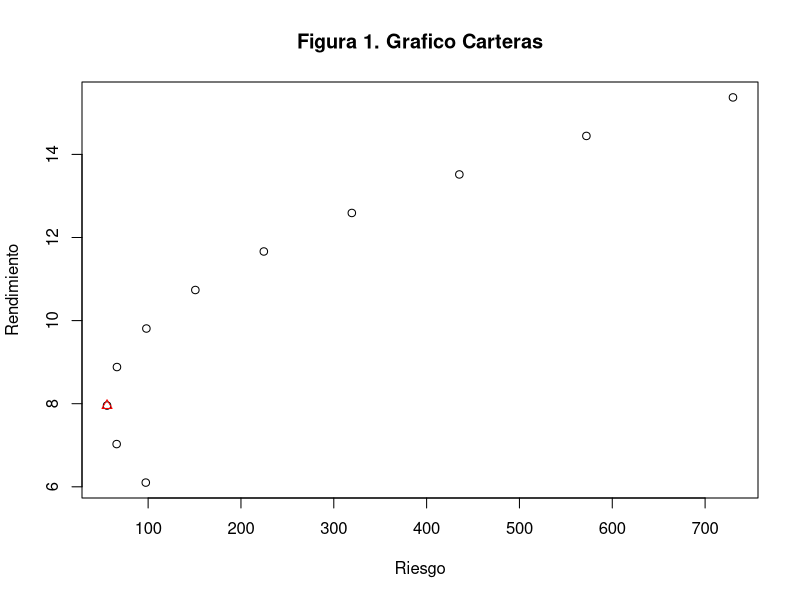
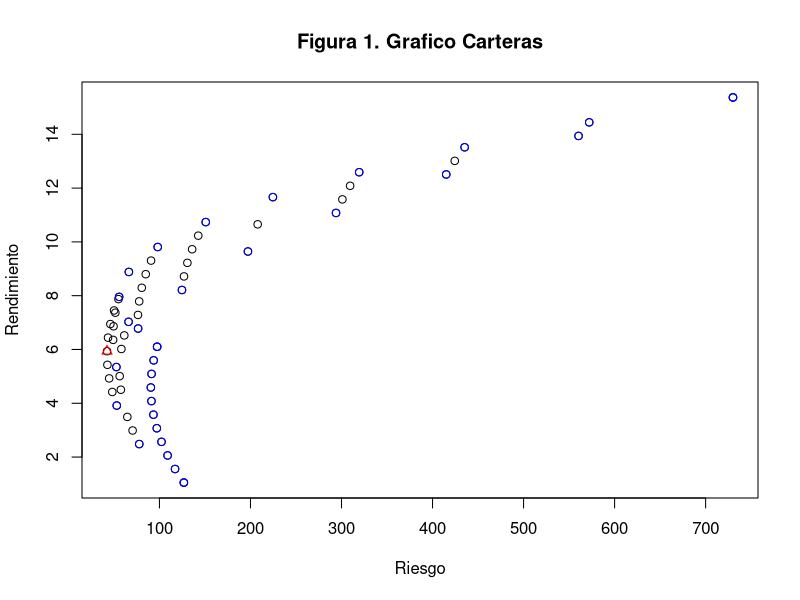
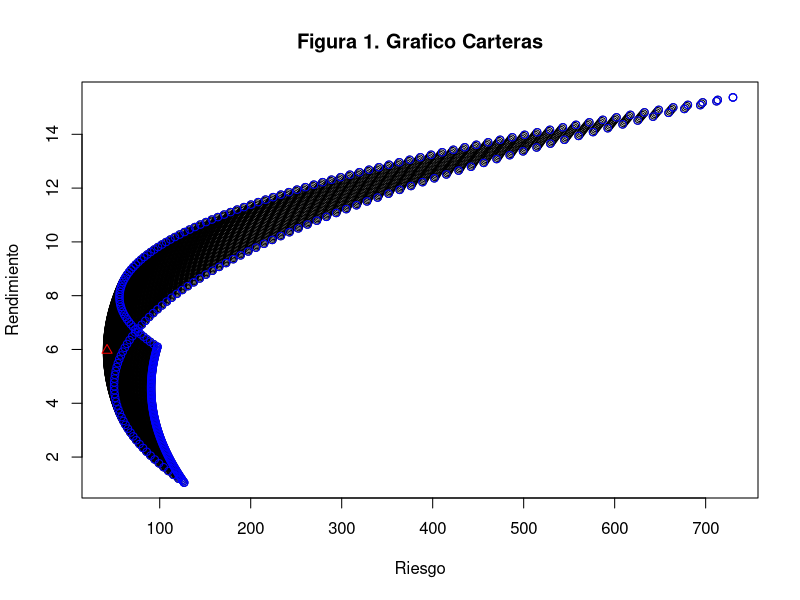
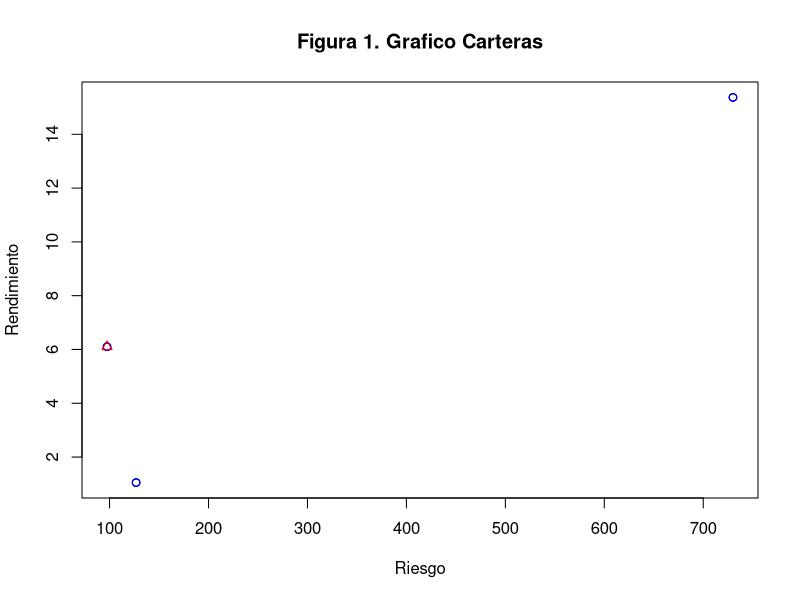

Reproduce these figures in R, in order. (Note: this script raises an error after producing the figures.)

###Rutinas para modelo de Markowitz###

#Librerias 

library(quadprog)
library(fBasics)

# P   = Precios, con nombre activos
# x   = ponderaciones de una cartera de ejemplo.
# dd  = numero de decimales.
# Ojo : Rendimientos y riesgos (en R var es varianza corregida) en tantos por ciento.
# Usa la cuasivarianza


RutinaBII <- function(P,x,dd){
  
  n <- dim(P)[1] #filas de la matriz, numero de periodos
  m <- dim(P)[2] #columnas de la matriz, numero de activos
  
  # MA es la matriz de rendimientos (n-1) de los (m) activos. 
  # rA rendimientos esperados y RA matriz de varianzas.
  
  MA <- matrix(c(0),n-1,m)
  for(j in 1:m){
    for(i in 2:n){
      MA[i-1,j] <- 100*(P[i,j]-P[i-1,j])/P[i-1,j] #Rtos, variacion precio
    }
  }
  rA<- matrix(c(colMeans(MA)),1,m) #rtos esperados, media
  RA<- var(MA)
  
  Sal <- matrix(c(0),n+2,2*m+1)	
  Sal[1:n,1:m] 	       <- P	# Precios
  Sal[2:n,(m+1):(2*m)]   <- MA	# Rendimientos
  Sal[n+1,(m+1):(2*m)]   <- rA	# Rendimientos esperados (Medias).
  Sal[n+2,(m+1):(2*m)]   <- diag(RA)	# Riesgos activos
  
  # Rendimiento esperado y riesgo de la cartera del ejemplo. 
  for(i in 2:n){
    Sal[i,(2*m)+1] <- sum(x * MA[i-1,]) 
  }
  
  rC <- sum(x %*% t(rA))
  RC <- x %*% var(MA) %*% t(x)
  Sal[n+1,(2*m)+1] <- rC
  Sal[n+2,(2*m)+1] <- RC
  
  
  
  
  ### Madre: Salida
  cnP <- colnames(P)
  
  Sal <- round(Sal,2)
  
  SalP <- Sal[1:n,1:m]
  colnames(SalP)  <- cnP
  rownames(SalP)  <- seq(0,n-1)
  
  SalR <- Sal[,(m+1):(2*m+1)]
  colnames(SalR)  <- c(cnP,"Cart.Ejemplo")
  rownames(SalR)  <- c(seq(0,n-1),"Rend.medios","Riesgos")
  
  print("Tabla de precios:")
  print(SalP)
  cat("\n")
  
  Datos           <- matrix(c(x),1,m)
  colnames(Datos) <- cnP
  rownames(Datos) <- c("Pond Cartera ejemplo")
  print("Activos/Ponderaciones ejemplo:")
  print(Datos)
  cat("\n")
  
  print("Tabla de rendimientos:")
  print(SalR)
  cat("\n")
  
  
  
  V           <- var(MA)
  colnames(V) <- cnP
  rownames(V) <- cnP
  
  
  Sol <- matrix(c(0),m+1,m)
  Sol[1,]       <- rA		# rendimientos
  Sol[2:(m+1),] <- V		# Matriz de covarianzas
  
  
  
  ####  Markowitz.
  
  
  n <- dim(V)[1] # numero de activos
  d <- 10^(-dd)
  a <- seq(0,1,d)
  l <- length(a)	# 100d+1
  
  # Activos
  
  A <- matrix(c(0),n,2)
  colnames(A) <- c("Riesgo","Rendimiento")
  A[,2] <- rA
  A[,1] <- diag(V)
  
  # Ponderaciones: Combinar n valores entre 0 y 1 con d decimales.
  #todas las combinaciones posibles de carteras
  
  CP <- function(n,d){
    vm  <- rep(0,n)
    vM  <- rep(1,n)
    Dec <- d
    
    for (i in 1:n){
      if (i==1){ AD <- list(seq(vm[i], vM[i], Dec)) }
      else{ 
        AL <- list(seq(vm[i], vM[i], Dec))
        AD <- c(AL,AD)
      }
    }
    D   <- expand.grid(AD)
    Dp  <- data.frame(D,suma=rowSums(D))
    as.matrix(D[Dp$suma==1,])
  }
  
  P  <- CP(n,d)
  ll <- dim(P)[1]
  
  S <- matrix(c(0),ll,2)
  colnames(S) <- c("Riesgo","Rendimiento")
  
  
  for(i in 1:ll){
    S[i,2]       <- sum(P[i,]*rA)
    aa           <- matrix(c(P[i,]),1,n)
    S[i,1]       <- aa %*% V %*% t(aa)
  }
  
  SS <- matrix(c(0),ll,n+2)
  SS[,1:n]         <- P
  SS[,(n+1):(n+2)] <- S
  
  #print(SS)
  
  
  # Curva dos a dos activos.
  
  if(n>2){
    
    kk <- sum(ifelse(SS[,1]==0,1,0))
    m  <- choose(n,2)
    nn <- seq(1,n,1)
    C  <- array(c(0),c(m,kk,2)) #array matriz de mas de 2 dimensiones
    
    conta <- 0
    for(i in 1:(n-1)){
      for(j in (i+1):n){
        conta <- conta + 1
        I <- nn[which(nn != i & nn != j)]
        C[conta,,] <- SS[which(SS[,I] == 0),(n+1):(n+2)]
      }}
    
  }
  
  MV <- SS[which(S[,1]==min(S[,1])),]
  MVp <- matrix(c(MV[1:n]),1,n)
  PMV <- matrix(c(MV[(n+1):(n+2)]),1,2)
  colnames(MVp)<-cnP
  
  A<-matrix(c(0),m+1,m)
  A[1,]        <- rA
  A[2:(m+1),]  <- V
  colnames(A)  <- cnP
  rownames(A)  <- c("Rend.",cnP)
  
  print("Rend. y Matriz de covar de Activos")
  print(A)
  
  cat("\n")
  print("Riesgo / Rendimiento cartera de MARCOKOWITZ (MVP)")
  print(PMV)
  
  plot(S, main = "Figura 1. Grafico Carteras")
  par(new=TRUE)
  if(n>2){for(i in 1:m){points(C[i,,], col="blue")}}
  par(new=TRUE)
  points(PMV, col="red", pch = 24)
  
  Sol
  cat("\n")
  print("Ponderaciones cartera de MARCOKOWITZ (MVP)")
  return(MVp)
}

# Ejemplo Practica 2020.
# Precios:
#	t	A	B	C
#	1	14	1,3	8,4
#	2	15,8	1,8	8,8
#	3	14,5	2,4	8,15
#	4	16,3	1,9	9,4
#	5	17,5	2,1	8,6

# Empecemos con dos activos, A y B

Pp <- matrix(c(14,15.8,14.5,16.3,17.5,1.3,1.8,2.4,1.9,2.1),5,2)
colnames(Pp) <- c("A", "B")
xp <- matrix(c(0.4,0.6),1,2)
A <- RutinaBII(Pp,xp,1)


# Ahora con los tres (A, B y C)

P <- matrix(c(14,15.8,14.5,16.3,17.5,1.3,1.8,2.4,1.9,2.1,8.4,8.8,8.15,9.4,8.6),5,3)
colnames(P) <- c("A", "B", "C")

x <- matrix(c(0.2,0.5,0.3),1,3)

A <- RutinaBII(P,x,1) #1 decimal
(A <- RutinaBII(P,x,2)) #2 decimales
A <- RutinaBII(P,x,0) #2 decimales #Nos permite ver los rendimientos y riesgos de los activos base 
#cada pico de la grafica es uno de los activos

#Rutina para obtener los rentimientos
Retorno <- function(P){
  n <- dim(P)[1] #filas de la matriz, numero de periodos
  m <- dim(P)[2] #columnas de la matriz, numero de activos
  MA <- matrix(c(0),n-1,m)
  for(j in 1:m){
    for(i in 2:n){
      MA[i-1,j] <- (P[i,j]-P[i-1,j])/P[i-1,j] #Rtos, variacion precio
    }
  }
  
  print("Rendimientos")
  
  return(MA)
} 

#Rutina para obtener la cartera de Markowitz
#Rutina para obtener la cartera de Markowitz
Cartera <- function(rtos, r){
  # Arguments:
  # rtos - Matriz de rendimientos de los activos
  # r - redimiento promedio deseado
  # 1 Create Portfolio Settings:
  nAssets = ncol(rtos)
  Dmat = cov(rtos)
  dvec = rep(0, times=nAssets)
  Amat = t(rbind(
    Return=colMeans(rtos),
    Budget=rep(1, nAssets),
    LongOnly=diag(nAssets)))
  bvec = c(
    Return=r,
    budget=1,
    LongOnly=rep(0, times=nAssets))
  meq = 2
  # 2 Optimize Weights:
  portfolio = solve.QP(Dmat, dvec, Amat, bvec, meq)
  weights = round(portfolio$solution, digits = 4)
  names(weights) = colnames(rtos)
  # Return Value:
  lista<-list(
    Pesos = 100*weights,
    Riesgo = portfolio$value,
    Rendimiento = r)
  return(lista)
} 

#Ejemplo 1

rtos <- 100 * LPP2005REC[, 1:6]

r <- mean(colMeans(rtos))

Cartera(rtos, r)

#Ejemplo 2

(P <- matrix(c(14,15.8,14.5,16.3,17.5,1.3,1.8,2.4,
               1.9,2.1,8.4,8.8,8.15,9.4,8.6),5,3))


(rP <- Retorno(P))

(a<-Cartera(rP,0.059339))

#Rutina Modelo Markowitz #Solo pesos

PesosCMV <- function(rtos, rr){
  #rtos = matriz de rendimientos
  #rr = rendimiento esperado
  nAssets = ncol(rtos)
  portfolio = solve.QP(
    Dmat = cov(rtos),
    dvec = rep(0, times=nAssets),
    Amat = t(rbind(Return=colMeans(rtos),
                   Budget=rep(1, nAssets), LongOnly=diag(nAssets))),
    bvec = c(Return=rr, budget=1,
             LongOnly=rep(0, times=nAssets)),
    meq=2)
  weights = portfolio$solution
  return(weights)
}

PesosCMV(rP,0.059339)

#Frontera eficiente

Frontera <- function(rtos, nPoints){
  # Number of Assets:
  nAssets = ncol(rtos)
  # Target Returns:
  mu = colMeans(rtos)
  targetReturns <- seq(min(mu), max(mu), length=nPoints)
  # Optimized Weights:
  weights = rep(0, nAssets)
  weights[which.min(mu)] = 1
  for (i in 2:(nPoints-1)) {
    newWeights = PesosCMV(rtos, targetReturns[i])
    weights = rbind(weights, newWeights)
  }
  newWeights = rep(0, nAssets)
  newWeights[which.max(mu)] = 1
  weights = rbind(weights, newWeights)
  weights = round(weights, 4)
  colnames(weights) = colnames(rtos)
  rownames(weights) = 1:nPoints
  # Return Value:
  weights
  
  #Plot
  rto_objetivos = seq(min(mu), max(mu), length = nrow( weights))
  riesgo_objetivo = NULL
  for (i in 1:nrow( weights)) {
    riesgo_objetivo_nuevo = sqrt( weights[i, ] %*% cov(rtos) %*%
                                    weights[i, ])
    riesgo_objetivo = c(riesgo_objetivo, riesgo_objetivo_nuevo)
  }
  
  plot(riesgo_objetivo, rto_objetivos, pch = 19,
       xlab="Riesgo(sd)",ylab="Rendimiento(mean)",main="Curva de Minima Varianza")
  
  return(weights)
}

(pesos <- Frontera(rP,50))
